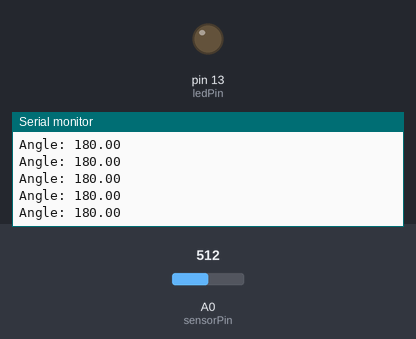
Simulated run of this sketch. Board: Arduino Uno, built with avr-gcc and run on an emulated ATmega328P. Shown: output pins drawn as LEDs (lit = HIGH), the last lines printed to the serial monitor. The inputs (shaded band) are chosen by the test bench; at power-on: A0 (sensorPin) = 512.

Above: at 1.2 s.
1.3 s: A0 (sensorPin) set to 296
At 1.9 s:
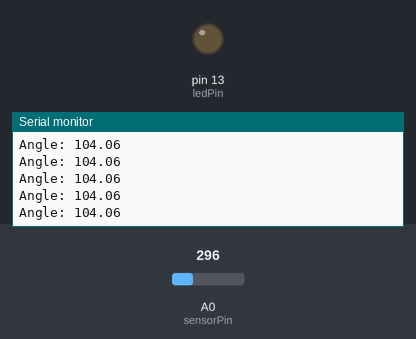
2.8 s: A0 (sensorPin) set to 270
At 3.9 s:
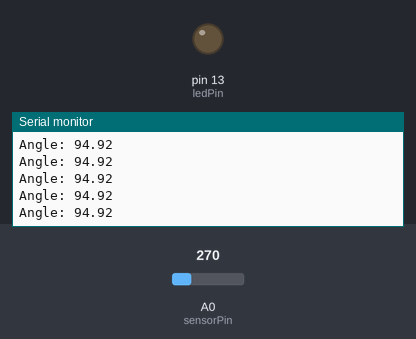
Timing chart, 0 to 5.8 s (numbered marks = the images above; inputs shaded):
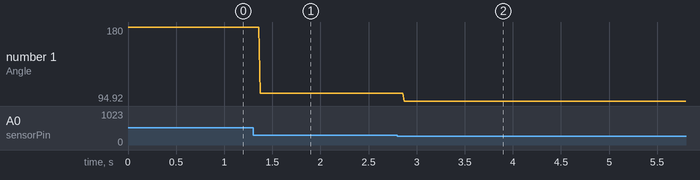

Measured:
- after the input at 1.3 s, the serial monitor: prints a new line after 0.07 s (image 1)
- after the input at 2.8 s, the serial monitor: prints a new line after 0.07 s (image 2)
- plotted number 1: 180 → 104.06 after the input at 1.3 s, 104.06 → 94.92 after the input at 2.8 s

The sketch:

Read_Soft_Pot.ino
```cpp
// Code to read the output voltage of the Soft Potentioneter and the corresponding
// Circumferential position of contact.
// For contacts closest to to the pins, the serial monitor should read 5V (and 360 deg) and
// contacts furthest from the pins, the serial monitor should read 0V (and 0 deg)

// Colette Abah
// 1/4/18

int sensorPin = A0; //Input pin for potentiometer
int ledPin = 13; //LED pin
//int sensorVal = 0; //Variable to store the sensor value

void setup() {
  //start serial connection
  Serial.begin(9600);

  // Initialize the pins
  // pinMode(sensorPin, INPUT);
  pinMode(ledPin, OUTPUT);
}

void loop() {
  //Read the value on the collector Pin
  float sensorVal = analogRead(sensorPin) * 5.0 / 1024; // [volts]
  float contactLocation = analogRead(sensorPin) * 360.0 / 1024; //[Deg]

  //print out the value of the pushbutton
  //Serial.print("Voltage: "); Serial.println(sensorVal);
  Serial.print("Angle: "); Serial.println(contactLocation);
}
```
